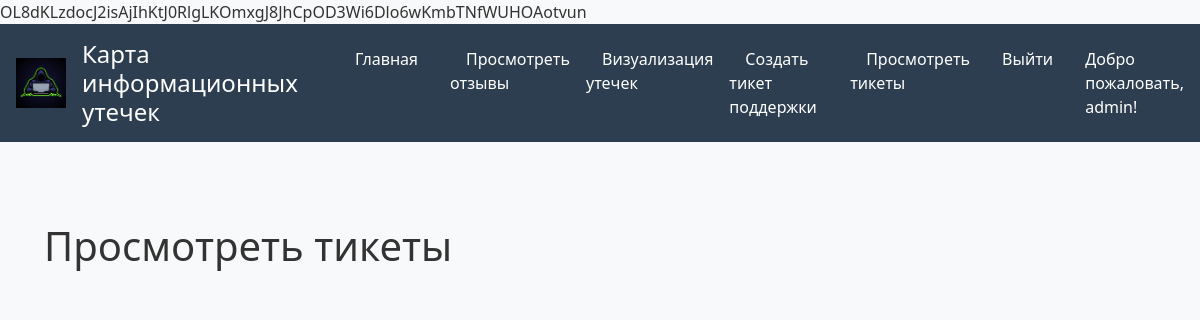
Before: /view_tickets/ (signed in) with the older database file.
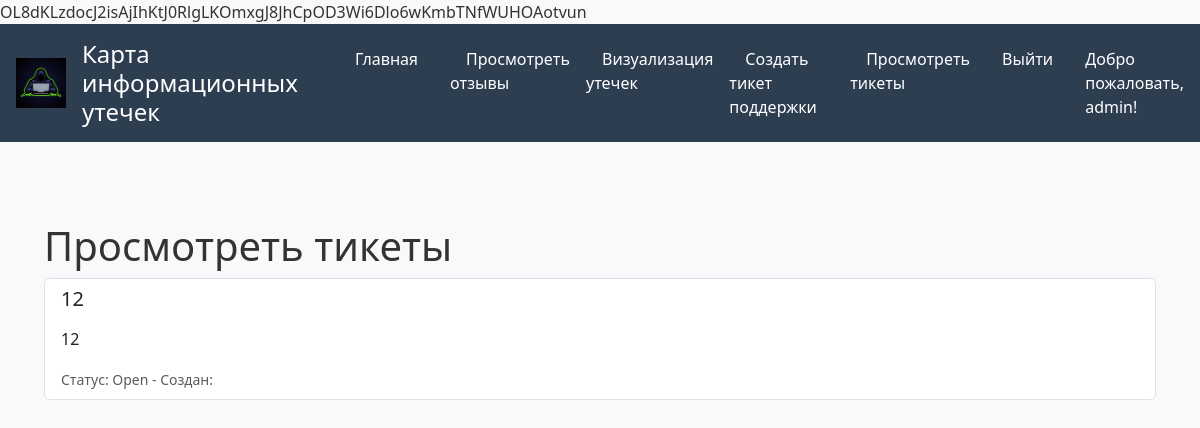
After: the same page with the newer database file.
### leaksmap/models.py (models this page shows, shortened)
class SupportTicket(models.Model):
    STATUS_CHOICES = [
        ('open', 'Open'),
        ('in_progress', 'In Progress'),
        ('closed', 'Closed'),
    ]
    user = models.ForeignKey(
        User,
        on_delete=models.SET_NULL,
        null=True
    )
    title = models.CharField(
        max_length=255,
        validators=[MaxLengthValidator(255)]
    )
    description = models.TextField(
        validators=[MaxLengthValidator(5000)]
    )
    status = models.CharField(
        max_length=20,
        choices=STATUS_CHOICES,
        default='open'
    )
    created_at = models.DateTimeField(auto_now_add=True)
    updated_at = models.DateTimeField(auto_now=True)
    def get_status_display(self):
        return dict(self.STATUS_CHOICES).get(self.status, 'Unknown')
    class Meta:
        verbose_name = "Support Ticket"
        verbose_name_plural = "Support Tickets"
        ordering = ['-created_at']
        indexes = [
            models.Index(fields=['user']),
            models.Index(fields=['status']),
            models.Index(fields=['created_at']),
        ]

### leaksmap/support.py (the view)
# urls.py: path('view_tickets/', support.view_tickets, name='view_tickets'),
@login_required
def view_tickets(request):
    tickets = SupportTicket.objects.filter(user=request.user).order_by('-created_at')
    return render(request, 'leaksmap/view_tickets.html', {'tickets': tickets})

### leaksmap/templates/leaksmap/view_tickets.html (shortened to what this page needs)
{% extends "leaksmap/base.html" %}
{% block content %}
    <div class="container mt-5">
        <h1>Просмотреть тикеты</h1>
        <ul class="list-group">
            {% for ticket in tickets %}
                <li class="list-group-item">
                    <h5>{{ ticket.title|escape }}</h5>
                    <p>{{ ticket.description|escape|linebreaks }}</p>
                    <small class="text-muted">Статус: {{ ticket.get_status_display|escape }} - Создан: {{ report.generated_at|date:"d.m.Y H:i" }}</small>
                </li>
            {% endfor %}
        </ul>
    </div>
{% endblock %}

Changed rows visible on the page:
added SupportTicket: title "12", description "12", status "Open"
